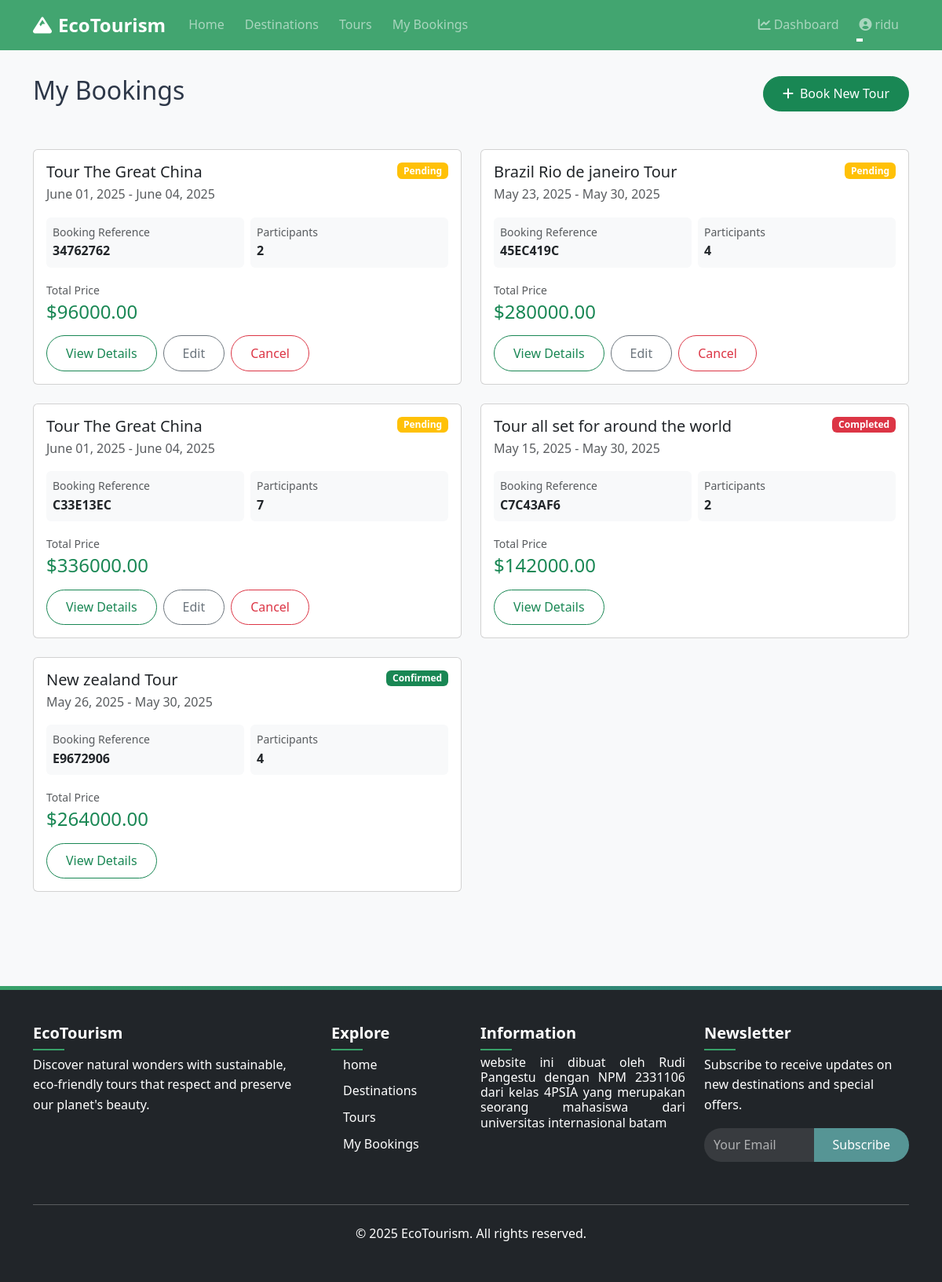
The page /bookings/ (signed in) on the database its author committed.
### bookings/models.py (models this page shows, shortened)
class Booking(models.Model):
    STATUS_CHOICES = (
        ('pending', 'Pending'),
        ('confirmed', 'Confirmed'),
        ('cancelled', 'Cancelled'),
        ('completed', 'Completed'),
    )
    user = models.ForeignKey(User, on_delete=models.CASCADE, related_name='bookings')
    tour = models.ForeignKey(Tour, on_delete=models.CASCADE, related_name='bookings')
    tour_date = models.ForeignKey(TourDate, on_delete=models.CASCADE, related_name='bookings')
    booking_date = models.DateTimeField(auto_now_add=True)
    number_of_people = models.PositiveIntegerField()
    total_price = models.DecimalField(max_digits=10, decimal_places=2)
    status = models.CharField(max_length=20, choices=STATUS_CHOICES, default='pending')
    special_requests = models.TextField(blank=True)
    confirmation_code = models.CharField(max_length=50, unique=True)
    class Meta:
        ordering = ['-booking_date']

### tours/models.py (models this page shows, shortened)
class Tour(models.Model):
    DIFFICULTY_CHOICES = (
        ('easy', 'Easy'),
        ('moderate', 'Moderate'),
        ('challenging', 'Challenging'),
        ('difficult', 'Difficult'),
    )
    name = models.CharField(max_length=255)
    slug = models.SlugField(unique=True, max_length=255)
    category = models.ForeignKey(TourCategory, on_delete=models.CASCADE, related_name='tours')
    destinations = models.ManyToManyField(Destination, related_name='tours')
    description = models.TextField()
    itinerary = models.TextField()
    duration = models.PositiveIntegerField(help_text="Duration in days")
    group_size = models.PositiveIntegerField(help_text="Maximum group size")
    difficulty = models.CharField(max_length=20, choices=DIFFICULTY_CHOICES)
    price = models.DecimalField(max_digits=10, decimal_places=2)
    discount_price = models.DecimalField(max_digits=10, decimal_places=2, null=True, blank=True)
    included = models.TextField(help_text="What's included in the tour")
    not_included = models.TextField(help_text="What's not included in the tour")
    featured_image = models.ImageField(upload_to='tours/')
    created_at = models.DateTimeField(auto_now_add=True)
    updated_at = models.DateTimeField(auto_now=True)
    is_active = models.BooleanField(default=True)
    is_featured = models.BooleanField(default=False)
    class Meta:
        ordering = ['-is_featured', 'name']

class TourDate(models.Model):
    tour = models.ForeignKey(Tour, on_delete=models.CASCADE, related_name='dates')
    start_date = models.DateField()
    end_date = models.DateField()
    price = models.DecimalField(max_digits=10, decimal_places=2, help_text="Price for this specific date")
    available_spots = models.PositiveIntegerField()
    is_guaranteed = models.BooleanField(default=False, help_text="Whether the departure is guaranteed")
    class Meta:
        ordering = ['start_date']

### bookings/views.py (the view)
# urls.py: path('', views.booking_list, name='booking_list'),
@login_required
def booking_list(request):
    bookings = Booking.objects.filter(user=request.user)
    return render(request, 'bookings/booking_list.html', {
        'bookings': bookings,
    })

### templates/bookings/booking_list.html (shortened to what this page needs)
{% extends "base.html" %}
{% load static %}
{% block content %}
<div class="container py-5">
    <div class="d-flex justify-content-between align-items-center mb-5">
        <h1 class="h2">My Bookings</h1>
        <a href="{% url 'tour_list' %}" class="btn btn-success">
            <i class="fas fa-plus me-2"></i>Book New Tour
        </a>
    </div>
    <div class="row">
        {% for booking in bookings %}
        <div class="col-md-6 mb-4">
            <div class="card h-100">
                <div class="card-body">
                    <div class="d-flex justify-content-between align-items-start mb-3">
                        <div>
                            <h5 class="card-title mb-1">{{ booking.tour.name }}</h5>
                            <p class="text-muted mb-0">
                                {{ booking.tour_date.start_date|date:"F d, Y" }} -
                                {{ booking.tour_date.end_date|date:"F d, Y" }}
                            </p>
                        </div>
                        <span class="badge {% if booking.status == 'confirmed' %}bg-success{% elif booking.status == 'pending' %}bg-warning{% else %}bg-danger{% endif %}">
                            {{ booking.status|title }}
                        </span>
                    </div>
                    <div class="mb-3">
                        <div class="row g-2">
                            <div class="col-6">
                                <div class="bg-light p-2 rounded">
                                    <small class="text-muted d-block">Booking Reference</small>
                                    <strong>{{ booking.confirmation_code }}</strong>
                                </div>
                            </div>
                            <div class="col-6">
                                <div class="bg-light p-2 rounded">
                                    <small class="text-muted d-block">Participants</small>
                                    <strong>{{ booking.number_of_people }}</strong>
                                </div>
                            </div>
                        </div>
                    </div>
                    <div class="mb-3">
                        <small class="text-muted">Total Price</small>
                        <div class="h4 text-success mb-0">${{ booking.total_price }}</div>
                    </div>
                    <div class="d-flex gap-2">
                        <a href="{% url 'booking_detail' booking.id %}" class="btn btn-outline-success">
                            View Details
                        </a>
                        {% if booking.status == 'pending' %}
                        <a href="{% url 'booking_edit' booking.id %}" class="btn btn-outline-secondary">
                            Edit
                        </a>
                        <a href="{% url 'booking_cancel' booking.id %}" class="btn btn-outline-danger">
                            Cancel
                        </a>
                        {% endif %}
                    </div>
                </div>
            </div>
        </div>
        {% endfor %}
    </div>
</div>
{% endblock %}

### templates/base.html (shortened to what this page needs)
{% load static %}
<!DOCTYPE html>
<html lang="en">
<head>
    <link rel="stylesheet" href="https://cdn.jsdelivr.net/npm/bootstrap@5.3.0/dist/css/bootstrap.min.css">
    <link rel="stylesheet" href="https://cdnjs.cloudflare.com/ajax/libs/font-awesome/6.0.0/css/all.min.css">
    <link rel="stylesheet" href="https://cdnjs.cloudflare.com/ajax/libs/animate.css/4.1.1/animate.min.css">
    <link rel="stylesheet" href="{% static 'css/style.css' %}">
</head>
<body>
<header class="kepala mb-5">
    <nav class="navbar navbar-expand-lg navbar-dark fixed-top animate__animated animate__slideInDown animate__faster">
        <div class="container">
            <a class="navbar-brand animate__animated animate__zoomIn" href="{% url 'home' %}">
                <i class="fas fa-mountain me-2"></i>EcoTourism
            </a>
            <div class="collapse navbar-collapse" id="navbarMain">
                <ul class="navbar-nav me-auto">
                    <li class="nav-item">
                        <a class="nav-link" href="{% url 'home' %}">Home</a>
                    </li>
                    <li class="nav-item">
                        <a class="nav-link" href="{% url 'destination_list' %}">Destinations</a>
                    </li>
                    <li class="nav-item">
                        <a class="nav-link" href="{% url 'tour_list' %}">Tours</a>
                    </li>
                    {% if user.is_authenticated %}
                    <li class="nav-item">
                        <a class="nav-link" href="{% url 'booking_list' %}">My Bookings</a>
                    </li>
                    {% endif %}
                </ul>
                <div class="navbar-nav">
                    {% if user.is_authenticated %}
                        {% if user.is_staff %}
                        <a class="nav-link" href="{% url 'dashboard' %}">
                            <i class="fas fa-chart-line me-1"></i>Dashboard
                        </a>
                        {% endif %}
                        <div class="nav-item dropdown">
                            <a class="nav-link dropdown-toggle" href="#" id="userDropdown" role="button" data-bs-toggle="dropdown">
                                <i class="fas fa-user-circle me-1"></i>{{ user.username }}
                            </a>
                        </div>
                    {% endif %}
                </div>
            </div>
        </div>
    </nav>
</header>
    <main style="min-height: 60vh;">
        {% block content %}{% endblock %}
    </main>
    <footer class="bg-dark text-white py-5 mt-5">
        <div class="container">
            <div class="row">
                <div class="col-md-4 mb-4">
                    <h5 class="mb-3">EcoTourism</h5>
                    <p>Discover natural wonders with sustainable, eco-friendly tours that respect and preserve our planet's beauty.</p>
                </div>
                <div class="col-md-2 mb-4">
                    <h5 class="mb-3">Explore</h5>
                    <ul class="list-unstyled">
                        <li class="mb-2"><a href="{% url 'home' %}" class="text-white text-decoration-none">home</a></li>
                        <li class="mb-2"><a href="{% url 'destination_list' %}" class="text-white text-decoration-none">Destinations</a></li>
                        <li class="mb-2"><a href="{% url 'tour_list' %}" class="text-white text-decoration-none">Tours</a></li>
                        <li><a href="{% url 'booking_list' %}" class="text-white text-decoration-none">My Bookings</a></li>
                    </ul>
                </div>
                <div class="col-md-3 mb-4">
                    <h5 class="mb-3">Information</h5>
                    <h6 class="text-justify"> website ini dibuat oleh Rudi Pangestu dengan NPM 2331106 dari kelas 4PSIA yang merupakan seorang mahasiswa dari universitas internasional batam </h6>
                </div>
                <div class="col-md-3">
                    <h5 class="mb-3">Newsletter</h5>
                    <p>Subscribe to receive updates on new destinations and special offers.</p>
                    <form>
                        <div class="input-group mb-3">
                            <input type="email" class="form-control" placeholder="Your Email">
                            <button class="btn btn-primary" type="submit">Subscribe</button>
                        </div>
                    </form>
                </div>
            </div>
            <hr class="my-4">
            <div class="text-center">
                <p class="mb-0">&copy; 2025 EcoTourism. All rights reserved.</p>
            </div>
        </div>
    </footer>
</body>
</html>

### static/css/style.css (style rules this page uses)
:root { --primary-color: #38a169; --secondary-color: #2c7a7b; --dark-color: #2d3748; --light-color: #f8f9fa; --gray-color: #4a5568; }
body { font-family: 'Segoe UI', Tahoma, Geneva, Verdana, sans-serif; background-color: var(--light-color); color: var(--dark-color); line-height: 1.6; overflow-x: hidden; }
.navbar { transition: all 0.4s ease; }
.navbar-brand { font-weight: 700; font-size: 1.5rem; transition: all 0.3s ease; }
.nav-link { position: relative; margin: 0 5px; font-weight: 500; transition: all 0.3s ease; }
.nav-link:after { content: ''; display: block; width: 0; height: 2px; background: #fff; transition: width .3s; position: absolute; bottom: 0; left: 0; }
footer { background-color: var(--dark-color); position: relative; color: white; padding: 40px 0; }
footer::before { content: ''; position: absolute; top: 0; left: 0; right: 0; height: 5px; background: linear-gradient(to right, var(--primary-color), var(--secondary-color)); }
footer h5 { position: relative; display: inline-block; margin-bottom: 1.5rem; font-weight: 600; }
footer h5::after { content: ''; position: absolute; left: 0; bottom: -10px; width: 40px; height: 2px; background-color: var(--primary-color); }
footer .list-unstyled li { margin-bottom: 0.8rem; transition: all 0.3s ease; }
footer .list-unstyled li a { position: relative; padding-left: 15px; color: white; text-decoration: none; }
footer .list-unstyled li a::before { content: '→'; position: absolute; left: 0; top: 0; opacity: 0; transition: all 0.3s ease; }
footer .form-control { background-color: rgba(255, 255, 255, 0.1); border: none; color: white; border-radius: 50px 0 0 50px; }
footer .form-control::placeholder { color: rgba(255, 255, 255, 0.7); }
.btn { border-radius: 4px; padding: 8px 16px; font-weight: 500; transition: all 0.3s ease; }
.btn-primary { background-color: var(--secondary-color); border: none; }

### templates/base.html (style rules this page uses)
:root { --primary-color: #38a169; --secondary-color: #2c7a7b; --dark-color: #2d3748; --light-color: #f8f9fa; --gray-color: #4a5568; }
body { font-family: 'Segoe UI', Tahoma, Geneva, Verdana, sans-serif; color: var(--dark-color); overflow-x: hidden; }
.navbar { transition: all 0.4s ease; }
.nav-link { position: relative; margin: 0 5px; font-weight: 500; transition: all 0.3s ease; }
.nav-link:after { content: ''; display: block; width: 0; height: 2px; background: #fff; transition: width .3s; position: absolute; bottom: 0; left: 0; }
footer { background-color: var(--dark-color); position: relative; }
footer::before { content: ''; position: absolute; top: 0; left: 0; right: 0; height: 5px; background: linear-gradient(to right, var(--primary-color), var(--secondary-color)); }
footer h5 { position: relative; display: inline-block; margin-bottom: 1.5rem; font-weight: 600; }
footer h5::after { content: ''; position: absolute; left: 0; bottom: -10px; width: 40px; height: 2px; background-color: var(--primary-color); }
footer .list-unstyled li { margin-bottom: 0.8rem; transition: all 0.3s ease; }
footer .list-unstyled li a { position: relative; padding-left: 15px; }
footer .list-unstyled li a::before { content: '→'; position: absolute; left: 0; top: 0; opacity: 0; transition: all 0.3s ease; }
footer .form-control { background-color: rgba(255, 255, 255, 0.1); border: none; color: white; border-radius: 50px 0 0 50px; }
footer .form-control::placeholder { color: rgba(255, 255, 255, 0.6); }
footer .btn { border-radius: 0 50px 50px 0; }
.btn { border-radius: 50px; padding: 0.6rem 1.5rem; transition: all 0.3s ease; position: relative; overflow: hidden; font-weight: 500; }
.btn::after { content: ''; position: absolute; bottom: 0; left: 0; width: 100%; height: 100%; background-color: rgba(255, 255, 255, 0.2); z-index: -2; }
.btn::before { content: ''; position: absolute; bottom: 0; left: 0; width: 0%; height: 100%; background-color: rgba(0, 0, 0, 0.1); transition: all 0.3s; z-index: -1; }
.navbar-expand-lg { background-color: rgba(56, 161, 105, 0.95) !important; }
.text-justify { text-align: justify; }

### rows shown on the page
Booking: tour.name "Tour The Great China", tour_date.start_date "June 01, 2025", tour_date.end_date "June 04, 2025", status "Pending", confirmation_code "34762762", number_of_people "2", total_price "96000.00", shows "Edit"
Booking: tour.name "Brazil Rio de janeiro Tour", tour_date.start_date "May 23, 2025", tour_date.end_date "May 30, 2025", status "Pending", confirmation_code "45EC419C", number_of_people "4", total_price "280000.00", shows "Edit"
Booking: tour.name "Tour The Great China", tour_date.start_date "June 01, 2025", tour_date.end_date "June 04, 2025", status "Pending", confirmation_code "C33E13EC", number_of_people "7", total_price "336000.00", shows "Edit"
Booking: tour.name "Tour all set for around the world", tour_date.start_date "May 15, 2025", tour_date.end_date "May 30, 2025", status "Completed", confirmation_code "C7C43AF6", number_of_people "2", total_price "142000.00"
Booking: tour.name "New zealand Tour", tour_date.start_date "May 26, 2025", tour_date.end_date "May 30, 2025", status "Confirmed", confirmation_code "E9672906", number_of_people "4", total_price "264000.00"

### other values the page prints
{{ user.username }} "ridu"
